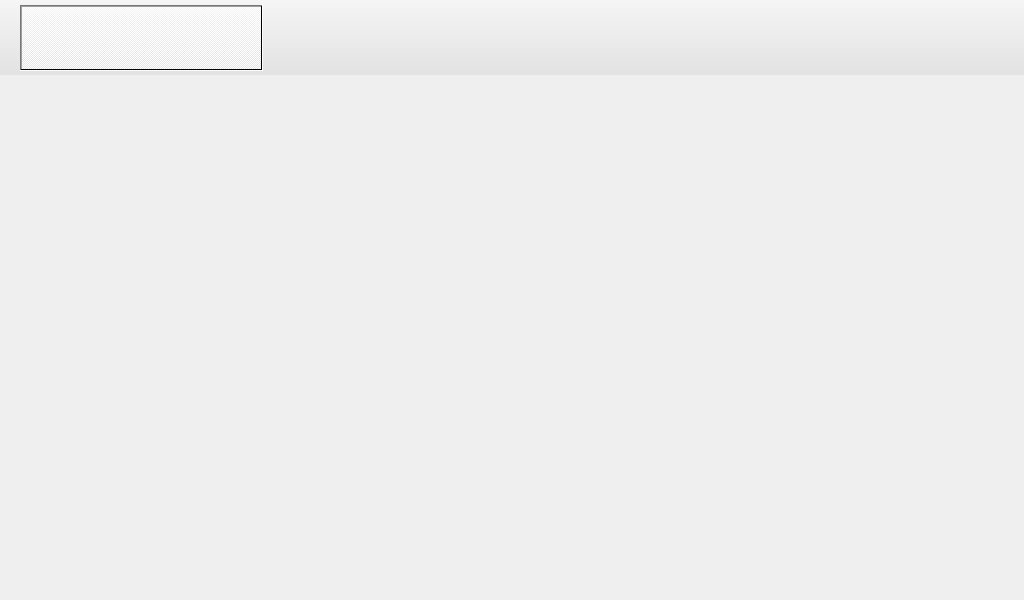
<?xml version="1.0" encoding="UTF-8"?>
<ui version="4.0">
 <class>Main</class>
 <widget class="QWidget" name="Main">
  <property name="geometry">
   <rect>
    <x>0</x>
    <y>0</y>
    <width>1024</width>
    <height>600</height>
   </rect>
  </property>
  <property name="minimumSize">
   <size>
    <width>1024</width>
    <height>600</height>
   </size>
  </property>
  <property name="maximumSize">
   <size>
    <width>1024</width>
    <height>600</height>
   </size>
  </property>
  <property name="windowTitle">
   <string>Form</string>
  </property>
  <widget class="QFrame" name="Menu">
   <property name="enabled">
    <bool>true</bool>
   </property>
   <property name="geometry">
    <rect>
     <x>0</x>
     <y>0</y>
     <width>1024</width>
     <height>75</height>
    </rect>
   </property>
   <property name="minimumSize">
    <size>
     <width>0</width>
     <height>75</height>
    </size>
   </property>
   <property name="maximumSize">
    <size>
     <width>16777215</width>
     <height>75</height>
    </size>
   </property>
   <property name="styleSheet">
    <string notr="true">background-color: qlineargradient(spread:pad, x1:0, y1:1, x2:0, y2:0, stop:0.0113636 rgba(225, 225, 225, 255), stop:1 rgba(245, 245, 245, 255));</string>
   </property>
   <property name="frameShape">
    <enum>QFrame::NoFrame</enum>
   </property>
   <property name="frameShadow">
    <enum>QFrame::Raised</enum>
   </property>
   <widget class="QWidget" name="horizontalLayoutWidget">
    <property name="geometry">
     <rect>
      <x>0</x>
      <y>0</y>
      <width>1031</width>
      <height>81</height>
     </rect>
    </property>
    <layout class="QHBoxLayout" name="horizontalLayout" stretch="0,0,0,0">
     <property name="spacing">
      <number>6</number>
     </property>
     <property name="sizeConstraint">
      <enum>QLayout::SetNoConstraint</enum>
     </property>
     <property name="leftMargin">
      <number>20</number>
     </property>
     <property name="topMargin">
      <number>5</number>
     </property>
     <property name="rightMargin">
      <number>20</number>
     </property>
     <property name="bottomMargin">
      <number>10</number>
     </property>
     <item>
      <widget class="QPushButton" name="btn_Measure">
       <property name="sizePolicy">
        <sizepolicy hsizetype="Preferred" vsizetype="Ignored">
         <horstretch>0</horstretch>
         <verstretch>0</verstretch>
        </sizepolicy>
       </property>
       <property name="cursor">
        <cursorShape>PointingHandCursor</cursorShape>
       </property>
       <property name="acceptDrops">
        <bool>false</bool>
       </property>
       <property name="autoFillBackground">
        <bool>false</bool>
       </property>
       <property name="styleSheet">
        <string notr="true">border-bottom-color: rgb(255, 85, 0);</string>
       </property>
       <property name="text">
        <string/>
       </property>
       <property name="icon">
        <iconset resource="../v27.11.24.2/icons/IconResource.qrc">
         <normaloff>:/Menu/menu/Measure.png</normaloff>:/Menu/menu/Measure.png</iconset>
       </property>
       <property name="iconSize">
        <size>
         <width>48</width>
         <height>48</height>
        </size>
       </property>
       <property name="checkable">
        <bool>true</bool>
       </property>
       <property name="checked">
        <bool>true</bool>
       </property>
       <property name="autoRepeat">
        <bool>false</bool>
       </property>
       <property name="autoExclusive">
        <bool>false</bool>
       </property>
       <property name="autoDefault">
        <bool>false</bool>
       </property>
       <property name="default">
        <bool>false</bool>
       </property>
       <property name="flat">
        <bool>true</bool>
       </property>
      </widget>
     </item>
     <item>
      <widget class="QPushButton" name="btn_Graphs">
       <property name="sizePolicy">
        <sizepolicy hsizetype="Preferred" vsizetype="Ignored">
         <horstretch>0</horstretch>
         <verstretch>0</verstretch>
        </sizepolicy>
       </property>
       <property name="cursor">
        <cursorShape>PointingHandCursor</cursorShape>
       </property>
       <property name="acceptDrops">
        <bool>false</bool>
       </property>
       <property name="autoFillBackground">
        <bool>false</bool>
       </property>
       <property name="styleSheet">
        <string notr="true">border-bottom-color: rgb(255, 85, 0);</string>
       </property>
       <property name="text">
        <string/>
       </property>
       <property name="icon">
        <iconset resource="../v27.11.24.2/icons/IconResource.qrc">
         <normaloff>:/Menu/menu/Graph.png</normaloff>:/Menu/menu/Graph.png</iconset>
       </property>
       <property name="iconSize">
        <size>
         <width>48</width>
         <height>48</height>
        </size>
       </property>
       <property name="checkable">
        <bool>true</bool>
       </property>
       <property name="checked">
        <bool>false</bool>
       </property>
       <property name="autoRepeat">
        <bool>false</bool>
       </property>
       <property name="autoExclusive">
        <bool>false</bool>
       </property>
       <property name="autoDefault">
        <bool>false</bool>
       </property>
       <property name="default">
        <bool>false</bool>
       </property>
       <property name="flat">
        <bool>true</bool>
       </property>
      </widget>
     </item>
     <item>
      <widget class="QPushButton" name="btn_Settings">
       <property name="sizePolicy">
        <sizepolicy hsizetype="Preferred" vsizetype="Ignored">
         <horstretch>0</horstretch>
         <verstretch>0</verstretch>
        </sizepolicy>
       </property>
       <property name="cursor">
        <cursorShape>PointingHandCursor</cursorShape>
       </property>
       <property name="acceptDrops">
        <bool>false</bool>
       </property>
       <property name="autoFillBackground">
        <bool>false</bool>
       </property>
       <property name="styleSheet">
        <string notr="true">border-bottom-color: rgb(255, 85, 0);</string>
       </property>
       <property name="text">
        <string/>
       </property>
       <property name="icon">
        <iconset resource="../v27.11.24.2/icons/IconResource.qrc">
         <normaloff>:/Menu/menu/Settings.png</normaloff>:/Menu/menu/Settings.png</iconset>
       </property>
       <property name="iconSize">
        <size>
         <width>48</width>
         <height>48</height>
        </size>
       </property>
       <property name="checkable">
        <bool>true</bool>
       </property>
       <property name="checked">
        <bool>false</bool>
       </property>
       <property name="autoRepeat">
        <bool>false</bool>
       </property>
       <property name="autoExclusive">
        <bool>false</bool>
       </property>
       <property name="autoDefault">
        <bool>false</bool>
       </property>
       <property name="default">
        <bool>false</bool>
       </property>
       <property name="flat">
        <bool>true</bool>
       </property>
      </widget>
     </item>
     <item>
      <widget class="QPushButton" name="btn_Errors">
       <property name="sizePolicy">
        <sizepolicy hsizetype="Preferred" vsizetype="Ignored">
         <horstretch>0</horstretch>
         <verstretch>0</verstretch>
        </sizepolicy>
       </property>
       <property name="cursor">
        <cursorShape>PointingHandCursor</cursorShape>
       </property>
       <property name="acceptDrops">
        <bool>false</bool>
       </property>
       <property name="autoFillBackground">
        <bool>false</bool>
       </property>
       <property name="styleSheet">
        <string notr="true">border-bottom-color: rgb(255, 85, 0);</string>
       </property>
       <property name="text">
        <string/>
       </property>
       <property name="icon">
        <iconset resource="../v27.11.24.2/icons/IconResource.qrc">
         <normaloff>:/Menu/menu/Error.png</normaloff>:/Menu/menu/Error.png</iconset>
       </property>
       <property name="iconSize">
        <size>
         <width>48</width>
         <height>48</height>
        </size>
       </property>
       <property name="checkable">
        <bool>true</bool>
       </property>
       <property name="checked">
        <bool>false</bool>
       </property>
       <property name="autoRepeat">
        <bool>false</bool>
       </property>
       <property name="autoExclusive">
        <bool>false</bool>
       </property>
       <property name="autoDefault">
        <bool>false</bool>
       </property>
       <property name="default">
        <bool>false</bool>
       </property>
       <property name="flat">
        <bool>true</bool>
       </property>
      </widget>
     </item>
    </layout>
   </widget>
  </widget>
  <widget class="QFrame" name="Content">
   <property name="geometry">
    <rect>
     <x>0</x>
     <y>75</y>
     <width>1024</width>
     <height>525</height>
    </rect>
   </property>
   <property name="font">
    <font>
     <family>Futura Std Book</family>
    </font>
   </property>
   <property name="styleSheet">
    <string notr="true"/>
   </property>
   <property name="frameShape">
    <enum>QFrame::NoFrame</enum>
   </property>
   <property name="frameShadow">
    <enum>QFrame::Raised</enum>
   </property>
   <layout class="QHBoxLayout" name="horizontalLayout_2">
    <property name="spacing">
     <number>0</number>
    </property>
    <property name="leftMargin">
     <number>0</number>
    </property>
    <property name="topMargin">
     <number>0</number>
    </property>
    <property name="rightMargin">
     <number>0</number>
    </property>
    <property name="bottomMargin">
     <number>0</number>
    </property>
    <item>
     <widget class="QStackedWidget" name="Screen">
      <property name="sizePolicy">
       <sizepolicy hsizetype="Preferred" vsizetype="Preferred">
        <horstretch>0</horstretch>
        <verstretch>0</verstretch>
       </sizepolicy>
      </property>
      <property name="currentIndex">
       <number>0</number>
      </property>
      <widget class="QWidget" name="Screen_Logo">
       <widget class="QWidget" name="horizontalLayoutWidget_2">
        <property name="geometry">
         <rect>
          <x>0</x>
          <y>-69</y>
          <width>1031</width>
          <height>601</height>
         </rect>
        </property>
        <layout class="QHBoxLayout" name="horizontalLayout_3">
         <property name="spacing">
          <number>0</number>
         </property>
         <property name="sizeConstraint">
          <enum>QLayout::SetDefaultConstraint</enum>
         </property>
         <property name="leftMargin">
          <number>50</number>
         </property>
         <property name="topMargin">
          <number>50</number>
         </property>
         <property name="rightMargin">
          <number>50</number>
         </property>
         <property name="bottomMargin">
          <number>100</number>
         </property>
         <item>
          <widget class="QLabel" name="logo_Polsl">
           <property name="sizePolicy">
            <sizepolicy hsizetype="Fixed" vsizetype="Fixed">
             <horstretch>0</horstretch>
             <verstretch>0</verstretch>
            </sizepolicy>
           </property>
           <property name="minimumSize">
            <size>
             <width>250</width>
             <height>250</height>
            </size>
           </property>
           <property name="maximumSize">
            <size>
             <width>250</width>
             <height>250</height>
            </size>
           </property>
           <property name="baseSize">
            <size>
             <width>478</width>
             <height>700</height>
            </size>
           </property>
           <property name="text">
            <string/>
           </property>
           <property name="pixmap">
            <pixmap resource="../icons/Icons.qrc">:/Logo/logo/polsl.png</pixmap>
           </property>
           <property name="scaledContents">
            <bool>true</bool>
           </property>
           <property name="wordWrap">
            <bool>false</bool>
           </property>
          </widget>
         </item>
         <item>
          <widget class="QLabel" name="logoMt">
           <property name="sizePolicy">
            <sizepolicy hsizetype="Fixed" vsizetype="Fixed">
             <horstretch>0</horstretch>
             <verstretch>0</verstretch>
            </sizepolicy>
           </property>
           <property name="minimumSize">
            <size>
             <width>250</width>
             <height>250</height>
            </size>
           </property>
           <property name="maximumSize">
            <size>
             <width>250</width>
             <height>250</height>
            </size>
           </property>
           <property name="baseSize">
            <size>
             <width>478</width>
             <height>700</height>
            </size>
           </property>
           <property name="text">
            <string/>
           </property>
           <property name="pixmap">
            <pixmap resource="../icons/Icons.qrc">:/Logo/logo/mt.png</pixmap>
           </property>
           <property name="scaledContents">
            <bool>true</bool>
           </property>
           <property name="wordWrap">
            <bool>false</bool>
           </property>
          </widget>
         </item>
        </layout>
       </widget>
      </widget>
      <widget class="QWidget" name="Screen_MeasureMain">
       <widget class="QLabel" name="title_MeasureMain">
        <property name="geometry">
         <rect>
          <x>50</x>
          <y>30</y>
          <width>181</width>
          <height>71</height>
         </rect>
        </property>
        <property name="font">
         <font>
          <family>Futura Std Book</family>
          <pointsize>36</pointsize>
         </font>
        </property>
        <property name="text">
         <string>Pomiary</string>
        </property>
        <property name="textFormat">
         <enum>Qt::AutoText</enum>
        </property>
        <property name="scaledContents">
         <bool>false</bool>
        </property>
        <property name="wordWrap">
         <bool>false</bool>
        </property>
        <property name="indent">
         <number>-1</number>
        </property>
       </widget>
       <widget class="QPushButton" name="btn_StartMeasure">
        <property name="geometry">
         <rect>
          <x>360</x>
          <y>210</y>
          <width>281</width>
          <height>91</height>
         </rect>
        </property>
        <property name="font">
         <font>
          <family>Futura Std Book</family>
          <pointsize>24</pointsize>
         </font>
        </property>
        <property name="styleSheet">
         <string notr="true">background-color: rgb(191, 191, 191);</string>
        </property>
        <property name="text">
         <string>Wykonaj Pomiar</string>
        </property>
       </widget>
       <widget class="QPushButton" name="btn_MeasureToGraph">
        <property name="geometry">
         <rect>
          <x>250</x>
          <y>320</y>
          <width>531</width>
          <height>91</height>
         </rect>
        </property>
        <property name="font">
         <font>
          <family>Futura Std Book</family>
          <pointsize>24</pointsize>
         </font>
        </property>
        <property name="autoFillBackground">
         <bool>false</bool>
        </property>
        <property name="styleSheet">
         <string notr="true">background-color: rgb(191, 191, 191);</string>
        </property>
        <property name="text">
         <string>Przejdź do poprzedniego Pomiaru</string>
        </property>
        <property name="autoRepeat">
         <bool>false</bool>
        </property>
       </widget>
      </widget>
      <widget class="QWidget" name="Screen_MeasureProgress">
       <widget class="QLabel" name="title_MeasureProgress">
        <property name="geometry">
         <rect>
          <x>70</x>
          <y>50</y>
          <width>491</width>
          <height>71</height>
         </rect>
        </property>
        <property name="font">
         <font>
          <family>Futura Std Book</family>
          <pointsize>36</pointsize>
         </font>
        </property>
        <property name="text">
         <string>Wykonywanie Pomiaru</string>
        </property>
        <property name="textFormat">
         <enum>Qt::AutoText</enum>
        </property>
        <property name="scaledContents">
         <bool>false</bool>
        </property>
        <property name="wordWrap">
         <bool>false</bool>
        </property>
        <property name="indent">
         <number>-1</number>
        </property>
       </widget>
       <widget class="QProgressBar" name="progressBar">
        <property name="geometry">
         <rect>
          <x>40</x>
          <y>140</y>
          <width>921</width>
          <height>16</height>
         </rect>
        </property>
        <property name="font">
         <font>
          <family>Arial</family>
         </font>
        </property>
        <property name="value">
         <number>24</number>
        </property>
        <property name="textVisible">
         <bool>false</bool>
        </property>
        <property name="invertedAppearance">
         <bool>false</bool>
        </property>
       </widget>
       <widget class="QPushButton" name="btn_StopMeasure">
        <property name="geometry">
         <rect>
          <x>680</x>
          <y>190</y>
          <width>281</width>
          <height>91</height>
         </rect>
        </property>
        <property name="font">
         <font>
          <family>Futura Std Book</family>
          <pointsize>24</pointsize>
         </font>
        </property>
        <property name="styleSheet">
         <string notr="true">background-color: rgb(191, 191, 191);</string>
        </property>
        <property name="text">
         <string>Zatrzymaj</string>
        </property>
       </widget>
       <widget class="QPushButton" name="pushButton">
        <property name="geometry">
         <rect>
          <x>70</x>
          <y>280</y>
          <width>201</width>
          <height>191</height>
         </rect>
        </property>
        <property name="font">
         <font>
          <pointsize>20</pointsize>
         </font>
        </property>
        <property name="text">
         <string>Obrót w Lewo</string>
        </property>
       </widget>
       <widget class="QPushButton" name="pushButton_2">
        <property name="geometry">
         <rect>
          <x>310</x>
          <y>280</y>
          <width>201</width>
          <height>191</height>
         </rect>
        </property>
        <property name="font">
         <font>
          <pointsize>20</pointsize>
         </font>
        </property>
        <property name="text">
         <string>Obrót w Prawo</string>
        </property>
       </widget>
       <widget class="QLabel" name="title_MeasureProgress_2">
        <property name="geometry">
         <rect>
          <x>40</x>
          <y>190</y>
          <width>491</width>
          <height>71</height>
         </rect>
        </property>
        <property name="font">
         <font>
          <family>Futura Std Book</family>
          <pointsize>36</pointsize>
         </font>
        </property>
        <property name="text">
         <string>Tymczasowo do testów:</string>
        </property>
        <property name="textFormat">
         <enum>Qt::AutoText</enum>
        </property>
        <property name="scaledContents">
         <bool>false</bool>
        </property>
        <property name="wordWrap">
         <bool>false</bool>
        </property>
        <property name="indent">
         <number>-1</number>
        </property>
       </widget>
      </widget>
      <widget class="QWidget" name="Screen_Graphs">
       <widget class="QLabel" name="title_Graphs">
        <property name="geometry">
         <rect>
          <x>60</x>
          <y>40</y>
          <width>491</width>
          <height>71</height>
         </rect>
        </property>
        <property name="font">
         <font>
          <family>Futura Std Book</family>
          <pointsize>36</pointsize>
         </font>
        </property>
        <property name="text">
         <string>Wykresy</string>
        </property>
        <property name="textFormat">
         <enum>Qt::AutoText</enum>
        </property>
        <property name="scaledContents">
         <bool>false</bool>
        </property>
        <property name="wordWrap">
         <bool>false</bool>
        </property>
        <property name="indent">
         <number>-1</number>
        </property>
       </widget>
      </widget>
      <widget class="QWidget" name="Screen_Settings">
       <widget class="QLabel" name="title_Settings">
        <property name="geometry">
         <rect>
          <x>100</x>
          <y>50</y>
          <width>491</width>
          <height>71</height>
         </rect>
        </property>
        <property name="font">
         <font>
          <family>Futura Std Book</family>
          <pointsize>36</pointsize>
         </font>
        </property>
        <property name="text">
         <string>Ustawienia</string>
        </property>
        <property name="textFormat">
         <enum>Qt::AutoText</enum>
        </property>
        <property name="scaledContents">
         <bool>false</bool>
        </property>
        <property name="wordWrap">
         <bool>false</bool>
        </property>
        <property name="indent">
         <number>-1</number>
        </property>
       </widget>
      </widget>
      <widget class="QWidget" name="Screen_Errors">
       <widget class="QLabel" name="title_Errors">
        <property name="geometry">
         <rect>
          <x>60</x>
          <y>50</y>
          <width>491</width>
          <height>71</height>
         </rect>
        </property>
        <property name="font">
         <font>
          <family>Futura Std Book</family>
          <pointsize>36</pointsize>
         </font>
        </property>
        <property name="text">
         <string>Błędy</string>
        </property>
        <property name="textFormat">
         <enum>Qt::AutoText</enum>
        </property>
        <property name="scaledContents">
         <bool>false</bool>
        </property>
        <property name="wordWrap">
         <bool>false</bool>
        </property>
        <property name="indent">
         <number>-1</number>
        </property>
       </widget>
      </widget>
     </widget>
    </item>
   </layout>
  </widget>
 </widget>
 <resources>
  <include location="../v27.11.24.2/icons/IconResource.qrc"/>
  <include location="../icons/Icons.qrc"/>
 </resources>
 <connections/>
</ui>
